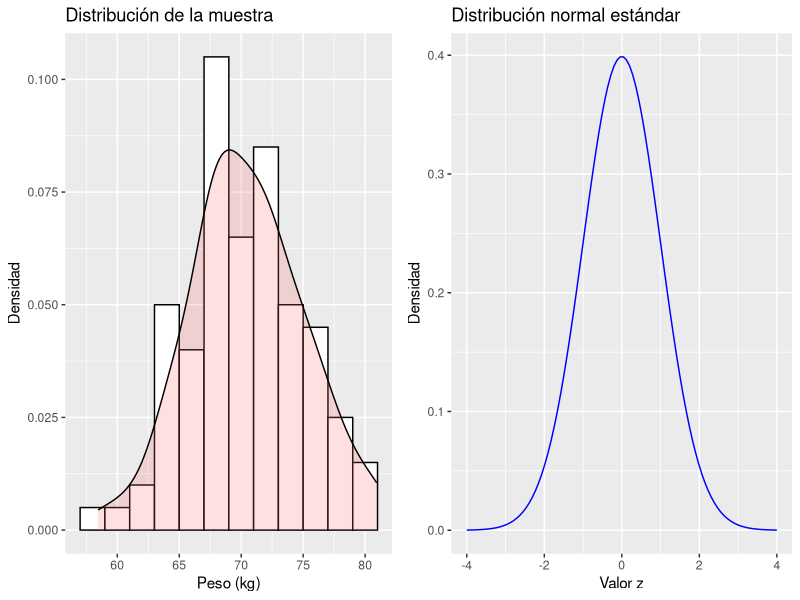

Here is the R script that generated this plot:
# DISTRIBUCION CONTINUA
# Supongamos que se quiere conocer el peso promedio de los estudiantes universitarios 
# de una determinada institución. Se toma una muestra aleatoria de 100 estudiantes y 
# se registra su peso. Suponiendo que el peso sigue una distribución normal con una 
# media de 70 kg y una desviación estándar de 5 kg, podemos aplicar el teorema del 
# límite central para calcular la probabilidad de que la media muestral difiera del 
# peso promedio real de la población en una cantidad determinada.

library(ggplot2)
library(gridExtra)

# Definir los parámetros
n <- 100   # Tamaño de la muestra
mu <- 70   # Media de la población
sigma <- 5 # Desviación estándar de la población

# Generar una muestra aleatoria
set.seed(123) # Para reproducibilidad
muestra <- rnorm(n, mean = mu, sd = sigma)

# Calcular la media muestral y su desviación estándar
x_barra <- mean(muestra)
s <- sd(muestra)

# Calcular los valores de la distribución normal estándar
z <- seq(-4, 4, length.out = 100)
dnorm_z <- dnorm(z)
data <- data.frame(z = z, dnorm_z = dnorm_z)

# Calcular el intervalo de confianza al 95%
z_alpha_medios <- qnorm(0.975)
IC <- x_barra + z_alpha_medios * (s / sqrt(n))

# Graficar la distribución de la muestra y la distribución normal estándar
p1 <- ggplot(data.frame(muestra = muestra), aes(x = muestra)) +
  geom_histogram(aes(y = after_stat(density)), binwidth = 2, color = "black", fill = "white") +
  geom_density(alpha = 0.2, fill = "#FF6666") +
  ggtitle("Distribución de la muestra") +
  xlab("Peso (kg)") +
  ylab("Densidad")

p2 <- ggplot(data, aes(x = z, y = dnorm_z)) +
  geom_line(color = "blue") +
  ggtitle("Distribución normal estándar") +
  xlab("Valor z") +
  ylab("Densidad")

grid.arrange(p1, p2, ncol = 2)

